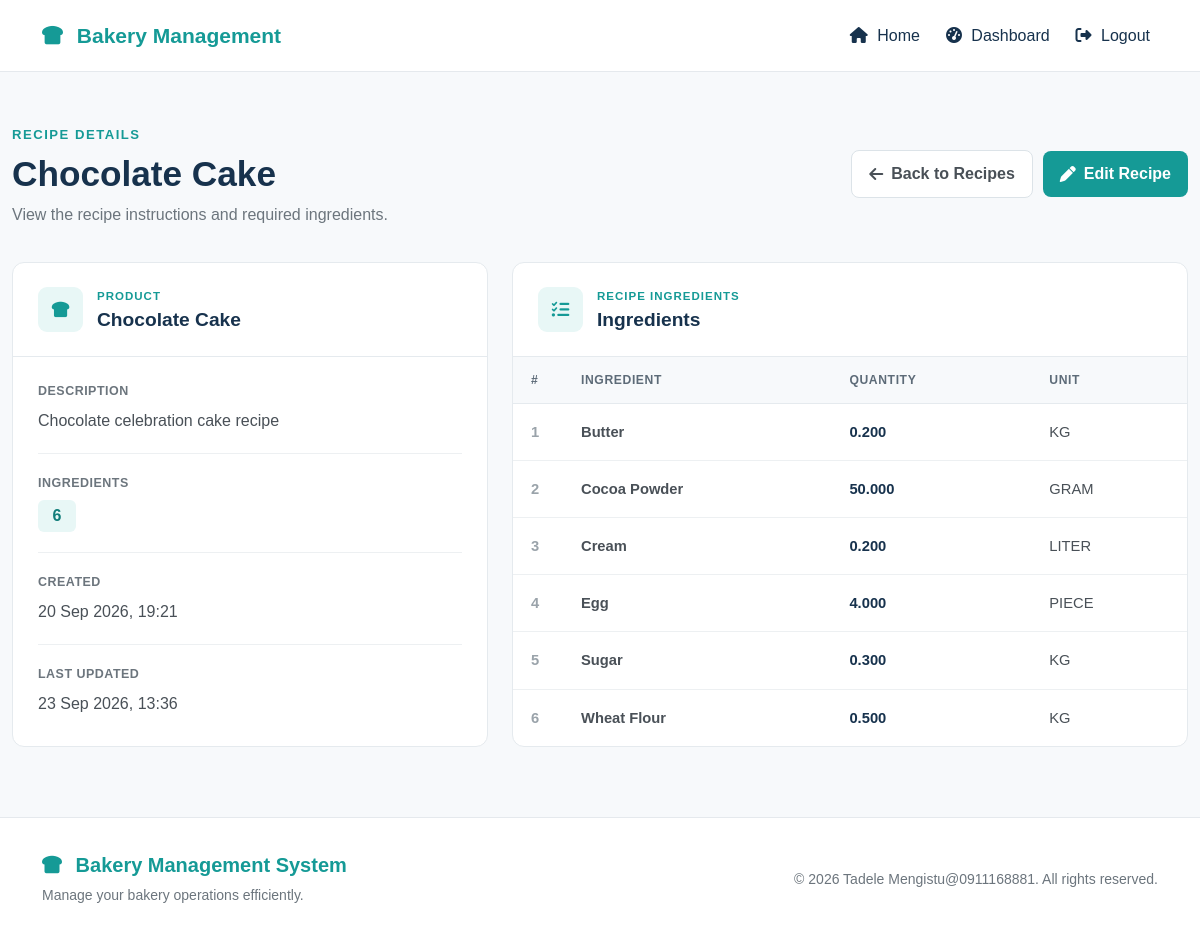
The page /recipes/2/ (signed in) on the database its author committed.
### bekapp/models.py (models this page shows, shortened)
class Recipe(models.Model):
    product = models.OneToOneField(
        Product,
        on_delete=models.CASCADE,
        related_name="recipe",
    )
    description = models.TextField(
        blank=True,
        help_text="General instructions for preparing this product.",
    )
    created_at = models.DateTimeField(auto_now_add=True)
    updated_at = models.DateTimeField(auto_now=True)

class Product(models.Model):
    category = models.ForeignKey(
        Category,
        on_delete=models.PROTECT,
        related_name="products",
    )
    name = models.CharField(max_length=150)
    description = models.TextField(blank=True)
    price = models.DecimalField(
        max_digits=10,
        decimal_places=2,
    )
    image = models.ImageField(
        upload_to="products/",
        blank=True,
        null=True,
    )
    is_available = models.BooleanField(default=True)
    created_at = models.DateTimeField(auto_now_add=True)
    updated_at = models.DateTimeField(auto_now=True)
    class Meta:
        ordering = ["name"]

class RecipeIngredient(models.Model):
    recipe = models.ForeignKey(
        Recipe,
        on_delete=models.CASCADE,
        related_name="ingredients",
    )
    ingredient = models.ForeignKey(
        Ingredient,
        on_delete=models.PROTECT,
        related_name="recipe_items",
    )
    quantity = models.DecimalField(
        max_digits=10,
        decimal_places=3,
    )
    class Meta:
        ordering = ["ingredient__name"]
        constraints = [
            models.UniqueConstraint(
                fields=["recipe", "ingredient"],
                name="unique_recipe_ingredient",
            )
        ]

class Ingredient(models.Model):
    class Unit(models.TextChoices):
        KG = "KG", "Kilogram"
        GRAM = "GRAM", "Gram"
        LITER = "LITER", "Liter"
        ML = "ML", "Milliliter"
        PIECE = "PIECE", "Piece"
    name = models.CharField(max_length=150, unique=True)
    unit = models.CharField(
        max_length=20,
        choices=Unit.choices,
    )
    current_stock = models.DecimalField(
        max_digits=10,
        decimal_places=3,
        default=0,
    )
    minimum_stock = models.DecimalField(
        max_digits=10,
        decimal_places=3,
        default=0,
    )
    cost_per_unit = models.DecimalField(
        max_digits=10,
        decimal_places=2,
        default=0,
    )
    is_active = models.BooleanField(default=True)
    created_at = models.DateTimeField(auto_now_add=True)
    updated_at = models.DateTimeField(auto_now=True)
    class Meta:
        ordering = ["name"]

### bekapp/views.py (the view)
def recipe_detail(request, recipe_id):
    if not request.user.is_authenticated:
        return redirect('login')
    if request.user.role not in [
    'OWNER',
    'PRODUCTION_MANAGER',
    ]:
     return redirect('dashboard')
    recipe = Recipe.objects.select_related(
        'product'
    ).prefetch_related(
        'ingredients__ingredient'
    ).get(id=recipe_id)
    return render(
        request,
        'bekapp/recipe_detail.html',
        {
            'recipe': recipe,
        }
    )

### bekapp/templates/bekapp/recipe_detail.html (shortened to what this page needs)
{% extends 'bekapp/base.html' %}
{% load static %}
{% block extra_css %}
<link
    rel="stylesheet"
    href="{% static 'bekapp/css/recipe-detail.css' %}"
>
{% endblock %}
{% block content %}
<section class="recipe-detail-page">
    <div class="container-fluid">
        <div class="recipe-detail-header">
            <div>
                <span class="recipe-label">
                    RECIPE DETAILS
                </span>
                <h1>
                    {{ recipe.product.name }}
                </h1>
                <p>
                    View the recipe instructions and required ingredients.
                </p>
            </div>
            <div class="recipe-header-actions">
                <a
                    href="{% url 'recipe_list' %}"
                    class="recipe-back-button"
                >
                    <i class="fa-solid fa-arrow-left"></i>
                    Back to Recipes
                </a>
                <a
                    href="{% url 'recipe_edit' recipe.id %}"
                    class="recipe-edit-button"
                >
                    <i class="fa-solid fa-pen"></i>
                    Edit Recipe
                </a>
            </div>
        </div>
        <div class="row g-4">
            <div class="col-12 col-lg-5">
                <div class="recipe-info-card">
                    <div class="recipe-card-header">
                        <div class="recipe-card-icon">
                            <i class="fa-solid fa-bread-slice"></i>
                        </div>
                        <div>
                            <span>PRODUCT</span>
                            <h2>
                                {{ recipe.product.name }}
                            </h2>
                        </div>
                    </div>
                    <div class="recipe-info-content">
                        <div class="info-item">
                            <span class="info-label">
                                Description
                            </span>
                            {% if recipe.description %}
                                <p>
                                    {{ recipe.description }}
                                </p>
                            {% else %}
                                <p class="empty-value">
                                    No recipe description provided.
                                </p>
                            {% endif %}
                        </div>
                        <div class="info-item">
                            <span class="info-label">
                                Ingredients
                            </span>
                            <strong class="ingredient-total">
                                {{ recipe.ingredients.all|length }}
                            </strong>
                        </div>
                        <div class="info-item">
                            <span class="info-label">
                                Created
                            </span>
                            <p>
                                {{ recipe.created_at|date:"d M Y, H:i" }}
                            </p>
                        </div>
                        <div class="info-item">
                            <span class="info-label">
                                Last Updated
                            </span>
                            <p>
                                {{ recipe.updated_at|date:"d M Y, H:i" }}
                            </p>
                        </div>
                    </div>
                </div>
            </div>
            <div class="col-12 col-lg-7">
                <div class="recipe-ingredients-card">
                    <div class="recipe-card-header">
                        <div class="recipe-card-icon">
                            <i class="fa-solid fa-list-check"></i>
                        </div>
                        <div>
                            <span>RECIPE INGREDIENTS</span>
                            <h2>
                                Ingredients
                            </h2>
                        </div>
                    </div>
                    {% if recipe.ingredients.all %}
                        <div class="table-responsive">
                            <table class="ingredients-table">
                                <thead>
                                    <tr>
                                        <th>#</th>
                                        <th>Ingredient</th>
                                        <th>Quantity</th>
                                        <th>Unit</th>
                                    </tr>
                                </thead>
                                <tbody>
                                    {% for item in recipe.ingredients.all %}
                                        <tr>
                                            <td>
                                                {{ forloop.counter }}
                                            </td>
                                            <td>
                                                <strong>
                                                    {{ item.ingredient.name }}
                                                </strong>
                                            </td>
                                            <td>
                                                <span class="quantity-value">
                                                    {{ item.quantity }}
                                                </span>
                                            </td>
                                            <td>
                                                {{ item.ingredient.unit }}
                                            </td>
                                        </tr>
                                    {% endfor %}
                                </tbody>
                            </table>
                        </div>
                    {% endif %}
                </div>
            </div>
        </div>
    </div>
</section>
{% endblock %}

### bekapp/static/bekapp/css/style.css (style rules this page uses)
html, body { margin: 0; padding: 0; }
body { min-height: 100vh; background: #f5f7f9; color: #17324d; font-family: Arial, Helvetica, sans-serif; }

### bekapp/static/bekapp/css/recipe-detail.css (style rules this page uses)
.recipe-detail-page { padding: 50px 0 70px; background: #f7f9fb; min-height: calc(100vh - 76px); }
.recipe-detail-header { display: flex; align-items: center; justify-content: space-between; gap: 30px; margin-bottom: 35px; }
.recipe-label { display: inline-block; margin-bottom: 8px; color: #159a96; font-size: 0.82rem; font-weight: 700; letter-spacing: 1.5px; }
.recipe-detail-header h1 { margin: 0 0 8px; color: #17324d; font-size: 2.2rem; font-weight: 700; }
.recipe-detail-header p { margin: 0; color: #6c757d; }
.recipe-header-actions { display: flex; align-items: center; gap: 10px; }
.recipe-back-button, .recipe-edit-button { display: inline-flex; align-items: center; gap: 8px; padding: 11px 17px; border-radius: 8px; text-decoration: none; font-weight: 600; transition: 0.2s ease; }
.recipe-back-button { background: #ffffff; border: 1px solid #dce3e8; color: #495057; }
.recipe-edit-button { background: #159a96; color: #ffffff; }
.recipe-info-card, .recipe-ingredients-card { height: 100%; background: #ffffff; border: 1px solid #e5eaee; border-radius: 12px; overflow: hidden; }
.recipe-card-header { display: flex; align-items: center; gap: 14px; padding: 24px 25px; border-bottom: 1px solid #e5eaee; }
.recipe-card-icon { display: flex; align-items: center; justify-content: center; width: 45px; height: 45px; flex-shrink: 0; border-radius: 9px; background: #e8f7f6; color: #159a96; font-size: 1.1rem; }
.recipe-card-header span { display: block; margin-bottom: 3px; color: #159a96; font-size: 0.72rem; font-weight: 700; letter-spacing: 1px; }
.recipe-card-header h2 { margin: 0; color: #17324d; font-size: 1.2rem; font-weight: 700; }
.recipe-info-content { padding: 25px; }
.info-item { padding: 0 0 20px; margin-bottom: 20px; border-bottom: 1px solid #edf0f2; }
.info-item:last-child { padding-bottom: 0; margin-bottom: 0; border-bottom: none; }
.info-label { display: block; margin-bottom: 7px; color: #6c757d; font-size: 0.78rem; font-weight: 700; letter-spacing: 0.5px; text-transform: uppercase; }
.info-item p { margin: 0; color: #495057; line-height: 1.6; }
.ingredient-total { display: inline-flex; align-items: center; justify-content: center; min-width: 38px; height: 32px; padding: 0 10px; border-radius: 6px; background: #e8f7f6; color: #117d7a; }
.ingredients-table { width: 100%; margin: 0; border-collapse: collapse; }
.ingredients-table th { padding: 14px 18px; background: #f7f9fb; border-bottom: 1px solid #e5eaee; color: #5d6b78; font-size: 0.76rem; font-weight: 700; letter-spacing: 0.6px; text-transform: uppercase; }
.ingredients-table td { padding: 17px 18px; border-bottom: 1px solid #edf0f2; color: #495057; font-size: 0.92rem; vertical-align: middle; }
.ingredients-table tbody tr:last-child td { border-bottom: none; }
.ingredients-table td:first-child { width: 50px; color: #9aa3aa; font-weight: 600; }
.quantity-value { font-weight: 700; color: #17324d; }

### rows shown on the page
Recipe: product.name "Chocolate Cake", description "Chocolate celebration cake recipe", ingredients.all|length "6", created_at "20 Sep 2026, 19:21", updated_at "23 Sep 2026, 13:36"
RecipeIngredient: ingredient.name "Butter", quantity "0.200", ingredient.unit "KG"
RecipeIngredient: ingredient.name "Cocoa Powder", quantity "50.000", ingredient.unit "GRAM"
RecipeIngredient: ingredient.name "Cream", quantity "0.200", ingredient.unit "LITER"
RecipeIngredient: ingredient.name "Egg", quantity "4.000", ingredient.unit "PIECE"
RecipeIngredient: ingredient.name "Sugar", quantity "0.300", ingredient.unit "KG"
RecipeIngredient: ingredient.name "Wheat Flour", quantity "0.500", ingredient.unit "KG"
